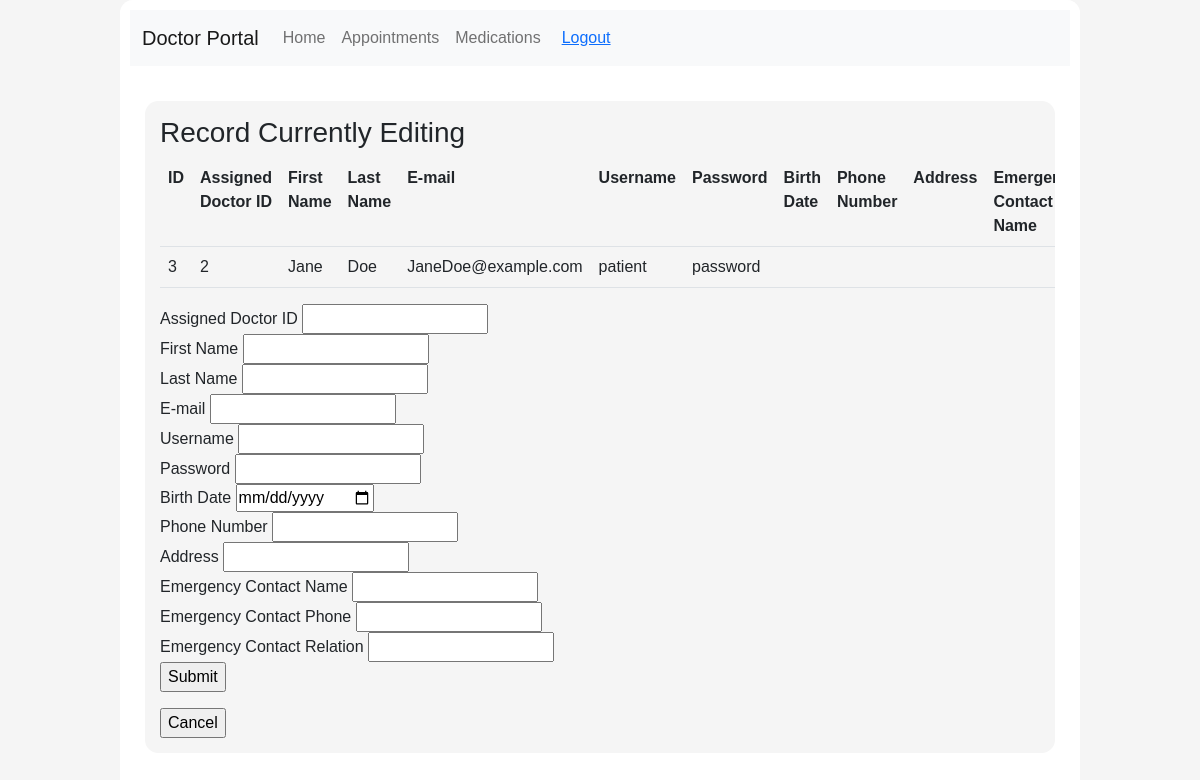
Page /html/doctor/doctorPortalEdit.php?a=3 on the committed database.
### tables this page shows
CREATE TABLE `Users` (
  `id` int(11) UNSIGNED NOT NULL,
  `first_name` varchar(255) DEFAULT NULL,
  `last_name` varchar(255) DEFAULT NULL,
  `email` varchar(255) DEFAULT NULL,
  `userpassword` varchar(64) NOT NULL,
  `role` enum('ADMIN','DOCTOR','PATIENT') DEFAULT NULL,
  `username` varchar(255) NOT NULL,
  `assigned_doctorId` int(11) DEFAULT NULL,
  `birthdate` date DEFAULT NULL,
  `phone` varchar(255) DEFAULT NULL,
  `address` varchar(255) DEFAULT NULL,
  `emerCon_name` varchar(255) DEFAULT NULL,
  `emerCon_phone` varchar(255) DEFAULT NULL,
  `emerCon_relation` varchar(255) DEFAULT NULL
);

### html/doctor/doctorPortalEdit.php (the view, shortened to what this page needs)
<!DOCTYPE html>
<html lang="en">
<head>
  <link href="https://cdn.jsdelivr.net/npm/bootstrap@5.2.2/dist/css/bootstrap.min.css" rel="stylesheet" />
  <link rel="stylesheet" href="../../css/style.css?v=<?php echo time(); ?>" />
</head>
<body>
  <div class="body">
  <header>
        <nav
          class="navbar navbar-expand-lg navbar-light bg-light justify-content-center nav-fill"
        >
          <div class="container-fluid">
            <a class="navbar-brand mb-0 h1" href="doctorPortal.php">Doctor Portal</a>
            <div class="collapse navbar-collapse" id="navbarNavAltMarkup">
              <div class="navbar-nav">
                <a class="nav-link" href="doctorPortal.php">Home</a>
                <a class="nav-link" href="doctorAppointments.php">Appointments</a>
                <a class="nav-link" href="doctorMedications.php">Medications</a>
              </div>
              <button type="button" class="btn btn-light" style="float: right;"><a href="../logout.php">Logout</a></button>
            </div>
          </div>
        </nav>
      </header>
      <section style = "overflow-x: scroll">
      <h3>Record Currently Editing</h3>
      <table class="table table-hover">
        <tr>
          <th>ID</th>
          <th>Assigned Doctor ID</th>
          <th>First Name</th>
          <th>Last Name</th>
          <th>E-mail</th>
          <th>Username</th>
          <th>Password</th>
          <th>Birth Date</th>
          <th>Phone Number</th>
          <th>Address</th>
          <th>Emergency Contact Name</th>
        </tr>
        <?php
          $id = $_GET['a'];
          $conn = new mysqli("localhost", "root", "", "pregnancy");
          $sql = "SELECT * FROM Users WHERE role = 'PATIENT' && id = $id ";
          $result = $conn->query($sql);
          while($row = $result->fetch_assoc()) {
            echo "
            <tr>
              <td>".$row['id']."</td>
              <td>".$row['assigned_doctorId']."</td>
              <td>".$row['first_name']."</td>
              <td>".$row['last_name']."</td>
              <td>".$row['email']."</td>
              <td>".$row['username']."</td>
              <td>".$row['userpassword']."</td>
              <td>".$row['birthdate']."</td>
              <td>".$row['phone']."</td>
              <td>".$row['address']."</td>
              <td>".$row['emerCon_name']."</td>
              <td>".$row['emerCon_phone']."</td>
              <td>".$row['emerCon_relation']."</td>
            </tr>
            ";
          }
        ?>
    </table>
    <form name="frmContact" method="post" action="doctorPortalEditAction.php">
            <p>
                <label for="doctorID">Assigned Doctor ID</label>
                <input type="text" name="assignedDoctorID" id="assignedDoctorID" required> <br/>
                <label for="firstname">First Name </label>
                <input type="text" name="firstName" id="firstName" required> <br/>
                <label for="lastname">Last Name</label>
                <input type="text" name="lastName" id="lastName" required> <br/>
                <label for="email">E-mail</label>
                <input type="text" name="email" id="email" required> <br/>
                <label for="username">Username</label>
                <input type="text" name="username" id="username" required> <br/>
                <label for="password">Password</label>
                <input type="text" name="password" id="password" required> <br/>
                <label for="username">Birth Date</label>
                <input type="date" name="birthdate" id="birthdate" required> <br/>
                <label for="password">Phone Number</label>
                <input type="text" name="phonenumber" id="phonenumber" required> <br/>
                <label for="password">Address</label>
                <input type="text" name="address" id="address" required> <br/>
                <label for="password">Emergency Contact Name</label>
                <input type="text" name="emerCon_name" id="emerCon_name" required> <br/>
                <label for="password">Emergency Contact Phone</label>
                <input type="text" name="emerCon_phone" id="emerCon_phone" required> <br/>
                <label for="password">Emergency Contact Relation</label>
                <input type="text" name="emerCon_relation" id="emerCon_relation" required> <br/>
                <input type="submit" name="Submit" id="Submit" value="Submit">
            </p>
        </form>
        <?php
          echo '<form method="POST" action="doctorPortal.php">
          <input type="submit" name="submit" value="Cancel">
            </form>';
        ?>
    </section>
  </div>
</body>
</html>

### css/style.css (style rules this page uses)
body { background-color: whitesmoke; display: flex; justify-content: center; align-items: center; font-family: Helvetica, Arial, sans-serif; }
header { background-color: white; border-top-left-radius: 10pt; border-top-right-radius: 10pt; padding: 10px; text-align: center; }
.body { background-color: white; border-radius: 10pt; width: 80%; min-height: 100vh; display: block; justify-content: center; align-items: center; }
section { background-color: whitesmoke; margin: 25px; padding: 15px; border-radius: 10pt; }

### rows in the picture
users: id "3", assigned_doctorId "2", first_name "Jane", last_name "Doe", email "JaneDoe@example.com", username "patient", userpassword "password"
